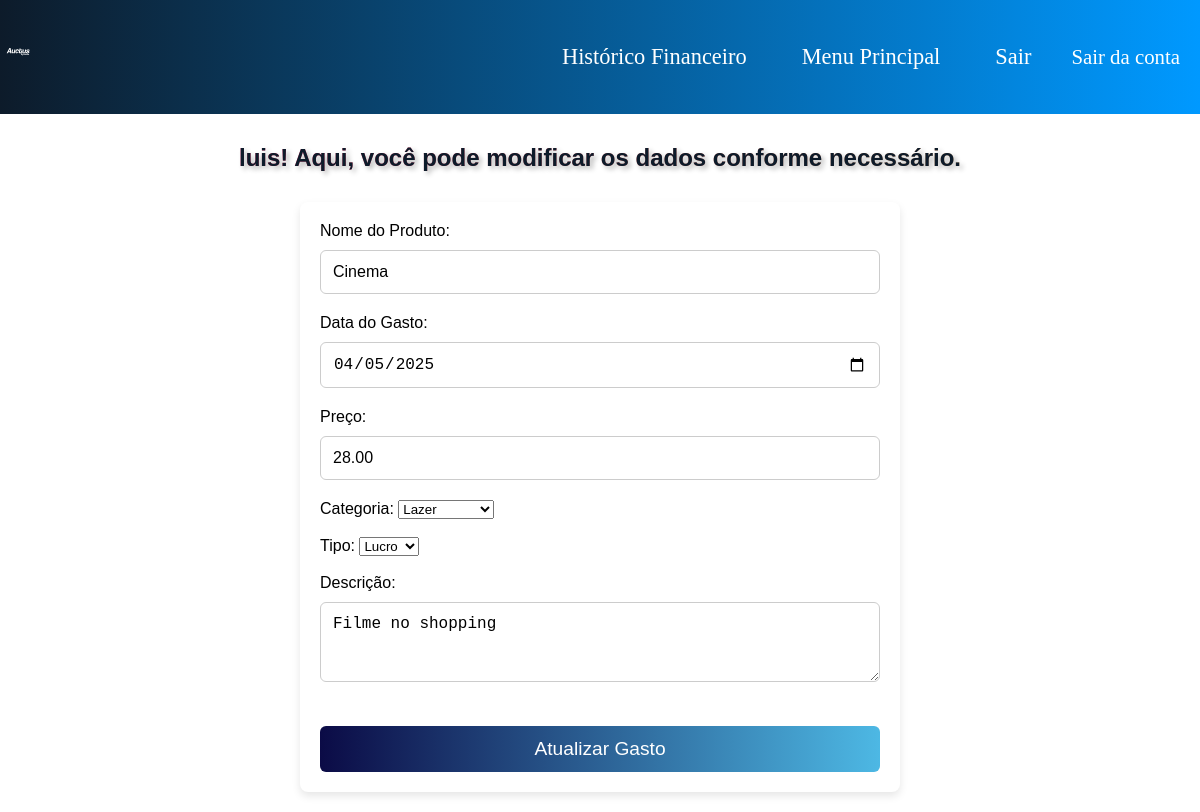
The app's page /pages/editar_gasto.php?id=12 (signed in) with its own data.
### tables this page shows
CREATE TABLE `gastos` (
  `id` int(11) NOT NULL,
  `user_id` int(11) NOT NULL,
  `Tipo` enum('lucro','divida') DEFAULT NULL,
  `Produto` varchar(255) NOT NULL,
  `data_gasto` date NOT NULL,
  `preco` decimal(10,2) NOT NULL,
  `categoria` varchar(255) NOT NULL,
  `descricao` text DEFAULT NULL
);

### pages/editar_gasto.php (the view, shortened to what this page needs)
<?php
$conn = new mysqli("localhost", "root", "", "sistema_login");
$user_id = $_SESSION['usuario_id'];
$Produto_id = $_GET['id'] ?? null;
$stmt = $conn->prepare("SELECT * FROM gastos WHERE id = ? AND user_id = ?");
$stmt->bind_param("ii", $Produto_id, $user_id);
$stmt->execute();
$result = $stmt->get_result();
$Produto = $result->fetch_assoc();
?>
<!DOCTYPE html>
<html lang="pt-br">
<head>
  <link rel="stylesheet" href="../styles/pasta Dos CSS/editar_gasto.css">
</head>
<body>
<header>
  <div class="container">
    <div class="logo-wrapper">
      <img src="../assets/Imagens do Site/svg finanças/finaças svg so o nome branco.svg" alt="logo do sistema" class="logo">
    </div>
    <nav class="nav-links" id="navLinks">
      <ul>
        <li><a href="ver_gastos.php">Histórico Financeiro</a></li>
        <li><a href="pasta Dos HTML/paginaprincipal.php">Menu Principal</a></li>
        <li><a href="logout.php">Sair</a></li>
      </ul>
    </nav>
    <div class="login" id="loginBox">
      <a href="logout.php"><button class="btn">Sair da conta</button></a>
    </div>
  </div>
</header>
<main class="main-content">
    <span class="bem-vindo"><?php echo htmlspecialchars($_SESSION['usuario_nome']); ?>! Aqui, você pode modificar os dados conforme necessário.</span>
<form action="editar_gasto.php?id=<?php echo $Produto_id; ?>" method="post">
    <label for="Produto">Nome do Produto:</label>
    <input type="text" step="0.01" name="Produto" id="Produto" value="<?php echo htmlspecialchars($Produto['Produto']); ?>" required>
    <label for="data_gasto">Data do Gasto:</label>
    <input type="date" name="data_gasto" id="data_gasto" value="<?php echo htmlspecialchars($Produto['data_gasto']); ?>" required>
    <label for="preco">Preço:</label>
    <input type="number" step="0.01" name="preco" id="preco" value="<?php echo htmlspecialchars($Produto['preco']); ?>" required>
    <label for="categoria">Categoria:</label>
    <select name="categoria" id="categoria" required>
        <option value="Lazer" <?php echo $Produto['categoria'] === 'Lazer' ? 'selected' : ''; ?>>Lazer</option>
    </select>
<br><br>
    <label for="tipo">Tipo:</label>
    <select name="tipo" id="tipo" required>
        <option value="Lucro" <?php echo $Produto['Tipo'] === 'Lucro' ? 'selected' : ''; ?>>Lucro</option>
    </select>
<br><br>
    <label for="descricao">Descrição:</label>
    <textarea name="descricao" id="descricao" rows="3"><?php echo htmlspecialchars($Produto['descricao']); ?></textarea>
    <input type="submit" value="Atualizar Gasto">
</form>
</main>
</body>
</html>
</body>

### styles/pasta Dos CSS/editar_gasto.css (style rules this page uses)
html, body { margin: 0; padding: 0; overflow-x: hidden; width: 100%; }
* { box-sizing: border-box; max-width: 100%; }
header { background: linear-gradient(to right, #0d1b2a, #0099ff); padding: 30px 0; color: white; position: relative; }
.container { max-width: 1200px; margin: 0 auto; display: grid; grid-template-columns: 1fr auto auto; align-items: center; gap: 20px; }
.logo { max-height: 50px; }
.nav-links ul { list-style: none; display: flex; justify-content: center; gap: 55px; padding: 0; margin: 0; }
.nav-links a, .login a { font-family: "Atomic"; text-decoration: none; color: white; font-weight: 500; font-size: 1.4rem; transition: color 0.3s; }
.login { text-align: right; }
.btn { font-family: "Atomic"; font-size: 1.3rem; padding: 10px 20px; background-color: rgba(255, 255, 255, 0); color: #ffffff; border: none; border-radius: 4px; cursor: pointer; transition: background 0.3s; }
.main-content { transition: transform 0.3s ease; }
.bem-vindo { display: block; text-align: center; font-size: 1.5rem; font-family: "Atomic", sans-serif; margin: 30px 0; color: #0d1b2a; font-weight: bold; text-shadow: 3px 3px 5px rgba(0, 0, 0, 0.3); background-image: linear-gradient( 135deg, #f06, #ff9 ); -webkit-background-clip: text; background-clip: text; }
form { background-color: #ffffff; padding: 20px; border-radius: 8px; box-shadow: 0 4px 8px rgba(0, 0, 0, 0.1); max-width: 600px; margin: 20px auto; font-family: "Atomic", sans-serif; }
input[type="text"], input[type="number"], input[type="date"], textarea { width: 100%; padding: 12px; margin: 10px 0 20px; border: 1px solid #ccc; border-radius: 6px; font-size: 1rem; box-sizing: border-box; transition: border-color 0.3s; }
input[type="submit"] { background: linear-gradient( to right, #0b0b46, #4db8e4 ); color: white; padding: 12px 25px; border: none; border-radius: 6px; cursor: pointer; font-size: 1.2rem; transition: background-color 0.3s; width: 100%; margin-top: 20px; text-align: center; }

### records on screen
gastos: Produto "Cinema", data_gasto "04/05/2025", preco "28.00", categoria "Lazer", descricao "Filme no shopping"

### other values on screen
$_SESSION['usuario_nome'] "luis"
